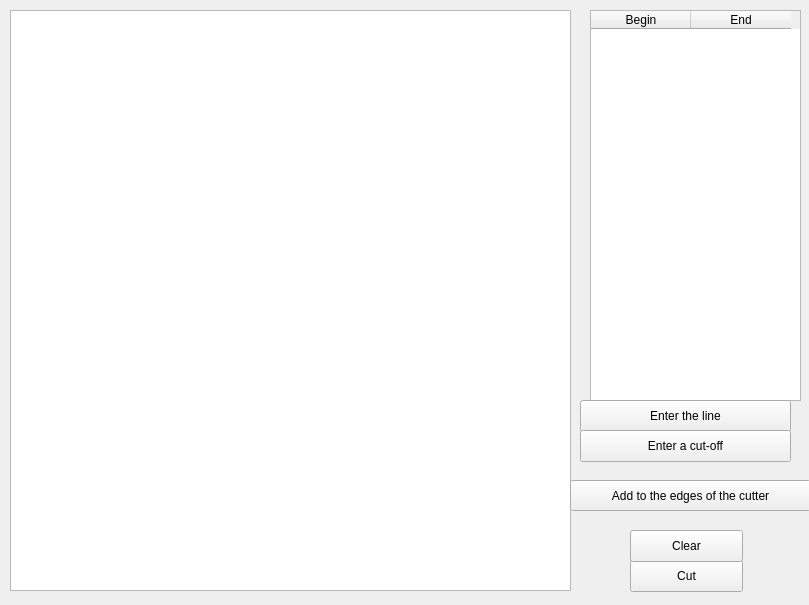
<?xml version="1.0" encoding="UTF-8"?>
<ui version="4.0">
 <class>MainWindow</class>
 <widget class="QMainWindow" name="MainWindow">
  <property name="geometry">
   <rect>
    <x>0</x>
    <y>0</y>
    <width>809</width>
    <height>605</height>
   </rect>
  </property>
  <property name="windowTitle">
   <string>Отсечение прямоугольным отсекателем</string>
  </property>
  <widget class="QWidget" name="centralwidget">
   <widget class="QGraphicsView" name="view">
    <property name="geometry">
     <rect>
      <x>10</x>
      <y>10</y>
      <width>561</width>
      <height>581</height>
     </rect>
    </property>
   </widget>
   <widget class="QTableWidget" name="table">
    <property name="geometry">
     <rect>
      <x>590</x>
      <y>10</y>
      <width>211</width>
      <height>391</height>
     </rect>
    </property>
    <column>
     <property name="text">
      <string>Begin</string>
     </property>
    </column>
    <column>
     <property name="text">
      <string>End</string>
     </property>
    </column>
   </widget>
   <widget class="QPushButton" name="paint">
    <property name="geometry">
     <rect>
      <x>630</x>
      <y>560</y>
      <width>113</width>
      <height>32</height>
     </rect>
    </property>
    <property name="text">
     <string>Cut</string>
    </property>
   </widget>
   <widget class="QPushButton" name="erase">
    <property name="geometry">
     <rect>
      <x>630</x>
      <y>530</y>
      <width>113</width>
      <height>32</height>
     </rect>
    </property>
    <property name="text">
     <string>Clear</string>
    </property>
   </widget>
   <widget class="QPushButton" name="bars">
    <property name="geometry">
     <rect>
      <x>580</x>
      <y>400</y>
      <width>211</width>
      <height>32</height>
     </rect>
    </property>
    <property name="text">
     <string>Enter the line</string>
    </property>
   </widget>
   <widget class="QPushButton" name="rect">
    <property name="geometry">
     <rect>
      <x>580</x>
      <y>430</y>
      <width>211</width>
      <height>32</height>
     </rect>
    </property>
    <property name="text">
     <string>Enter a cut-off</string>
    </property>
   </widget>
   <widget class="QPushButton" name="ect">
    <property name="geometry">
     <rect>
      <x>570</x>
      <y>480</y>
      <width>241</width>
      <height>31</height>
     </rect>
    </property>
    <property name="text">
     <string>Add to the edges of the cutter</string>
    </property>
   </widget>
  </widget>
 </widget>
 <resources/>
 <connections/>
</ui>
